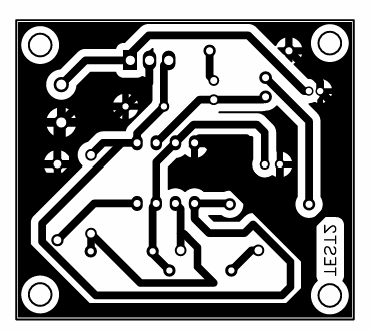
#> input picture AI_Model_Defect_2/design/TEST1.png, 372 x 332 px; its folder holds only this picture in this run
$ python -i pcb_compare.py   (imports and definitions only)   (older library calls are emulated)
#> lines starting #> are read from the running program, lines starting #| are printed output that depends on the picture; after the words box and inside, x2 and y2 are one past the last pixel; in counts of white or black regions, pixels touching at a corner belong together
# ==========================================================================================
# pcb_compare.py — เปรียบเทียบ "mask ลายทองแดงที่โมเดลทำนาย" กับ "ไฟล์ต้นแบบ (design)"
#   1) โหลด/ทำความสะอาด design + mask (รองรับ design ทองแดงสีดำหรือสีขาว, auto)
#   2) จัดตำแหน่งอัตโนมัติ: หมุนได้ทุกมุม + กลับซ้าย-ขวา (mirror) + ปรับสเกล + เลื่อน + perspective
#   3) หาจุดต่าง (candidate) ระหว่างสองลาย
#   4) สกัด feature เชิงรูปทรง/การเชื่อมต่อ (topology) ของแต่ละจุด
#   5) จำแนกด้วยโมเดล AI (RandomForest) → open / short / minor / normal
# ใช้ได้ทั้งใน notebook และ FastAPI บน Raspberry Pi 5 (ต้องการแค่ numpy, opencv, scikit-image, scikit-learn)
# ==========================================================================================
import os
import json
import time
import math
import cv2
import numpy as np
from skimage.morphology import skeletonize

CLASSES = ["open", "short", "minor", "normal"]          # normal = ไม่ใช่ตำหนิ (false alarm)
CLASS_COLORS = {"open": (0, 0, 255), "short": (255, 0, 255), "minor": (0, 200, 255), "normal": (160, 160, 160)}
CANON_LONG = 512                                         # ความยาวด้านยาวของ "กรอบมาตรฐาน" ที่ใช้เปรียบเทียบ (px)


# ---------------------------------------------------------------------------------------
# ยูทิลิตี้
# ---------------------------------------------------------------------------------------
def disk(r):
    r = max(0, int(round(r)))
    return cv2.getStructuringElement(cv2.MORPH_ELLIPSE, (2 * r + 1, 2 * r + 1))


def dil(m, r):
    return cv2.dilate(m, disk(r)) if r >= 0.5 else m.copy()


def ero(m, r):
    return cv2.erode(m, disk(r)) if r >= 0.5 else m.copy()


def remove_small(m01, min_area):
    m01 = m01.astype(np.uint8)
    if min_area <= 1:
        return m01
    n, lab, st, _ = cv2.connectedComponentsWithStats(m01, connectivity=8)
    keep = np.zeros(n, np.uint8)
    keep[1:] = st[1:, cv2.CC_STAT_AREA] >= min_area
    return keep[lab]


# [11 lines left out: function fill_small_holes, not called in this run]


def _read_gray(src):
    if isinstance(src, str):
        img = cv2.imread(src, cv2.IMREAD_UNCHANGED)
        if img is None:
            raise FileNotFoundError(src)
    else:
        img = np.asarray(src)
    if img.ndim == 3:
        if img.shape[2] == 4:                       # PNG โปร่งใส → วางบนพื้นขาว
            a = img[..., 3:4].astype(np.float32) / 255
            img = (img[..., :3] * a + 255 * (1 - a)).astype(np.uint8)
        img = cv2.cvtColor(img, cv2.COLOR_BGR2GRAY)
    if img.dtype != np.uint8:                        # probability map 0..1
        img = np.clip(img.astype(np.float32) * (255 if img.max() <= 1.0 else 1), 0, 255).astype(np.uint8)
    return img


def load_mask(src, thr=64):
    """mask จากโมเดลแยกทองแดง: ขาว = ทองแดง (ค่า >= thr ถือเป็นทองแดง; label 128 'ไม่แน่ใจ' นับเป็นทองแดง)"""
    return (_read_gray(src) >= thr).astype(np.uint8)


def _trim_uniform(b01, frac=0.995):
    """ตัดขอบที่เป็นสีเดียวกันทั้งแถว/คอลัมน์ออก (ขอบกระดาษ/ขอบว่างของไฟล์ export)"""
    H, W = b01.shape
    bg = np.bincount([b01[0, 0], b01[0, -1], b01[-1, 0], b01[-1, -1]], minlength=2).argmax()
    rows = (b01 == bg).mean(1) < frac
    cols = (b01 == bg).mean(0) < frac
    if rows.sum() < 10 or cols.sum() < 10:
        return b01, (0, 0, W, H)
    y0, y1 = np.where(rows)[0][[0, -1]]
    x0, x1 = np.where(cols)[0][[0, -1]]
    return b01[y0:y1 + 1, x0:x1 + 1], (int(x0), int(y0), int(x1 - x0 + 1), int(y1 - y0 + 1))


def _drop_frame(m01, band_frac=0.05, thick_px=None):
    """
    ลบเส้นกรอบบอร์ด (board outline) ที่พิมพ์ติดมากับไฟล์ต้นแบบ:
      1) ก้อนทองแดงบางๆ ที่แตะขอบทั้ง 4 ด้าน
      2) เส้นตรงยาวบางๆ ที่วิ่งขนานขอบภาพ (อยู่ในแถบ band_frac ของขอบ)
    """
    H, W = m01.shape
    n, lab, st, _ = cv2.connectedComponentsWithStats(m01, connectivity=8)
    out = m01.copy()
    for k in range(1, n):
        x, y, w, h, a = st[k]
        if w >= 0.97 * W and h >= 0.97 * H and a < 0.12 * W * H:
            out[lab == k] = 0
    t = thick_px or max(4, int(round(0.012 * max(H, W))))       # เส้นที่บางกว่านี้ = เส้นกรอบ
    band = max(3, int(band_frac * min(H, W)))
    zone = np.zeros_like(out)
    zone[:band, :] = 1
    zone[-band:, :] = 1
    zone[:, :band] = 1
    zone[:, -band:] = 1
    hl = cv2.morphologyEx(out, cv2.MORPH_OPEN, cv2.getStructuringElement(cv2.MORPH_RECT, (max(3, int(0.3 * W)), 1)))
    vl = cv2.morphologyEx(out, cv2.MORPH_OPEN, cv2.getStructuringElement(cv2.MORPH_RECT, (1, max(3, int(0.3 * H)))))
    thick_v = cv2.morphologyEx(out, cv2.MORPH_OPEN, cv2.getStructuringElement(cv2.MORPH_RECT, (1, t)))
    thick_h = cv2.morphologyEx(out, cv2.MORPH_OPEN, cv2.getStructuringElement(cv2.MORPH_RECT, (t, 1)))
    frame = ((hl & (1 - thick_v)) | (vl & (1 - thick_h))) & zone
    frame = cv2.dilate(frame, np.ones((3, 3), np.uint8)) & out & (1 - (thick_v & thick_h))
    out[frame > 0] = 0
    return remove_small(out, max(4, int(0.0002 * H * W)))


def load_design(src, copper="auto", trim=True, drop_frame=True):
    """
    โหลดไฟล์ต้นแบบ (PNG/JPG ขาว-ดำ จาก KiCad/EasyEDA/ไฟล์พิมพ์ลาย)
    copper: "black" = ทองแดงเป็นสีดำ, "white" = ทองแดงเป็นสีขาว, "auto" = ลองทั้งสองแบบตอนจัดตำแหน่ง
    คืน dict {variants: [(ชื่อ, mask 0/1)], crop}
    """
    gray = _read_gray(src)
    _, bw = cv2.threshold(gray, 0, 1, cv2.THRESH_BINARY + cv2.THRESH_OTSU)
    crop = (0, 0, bw.shape[1], bw.shape[0])
    if trim:
        bw, crop = _trim_uniform(bw)
    variants = []
    for pol in (["black", "white"] if copper == "auto" else [copper]):
        m = (1 - bw) if pol == "black" else bw.copy()
        m = m.astype(np.uint8)
        if drop_frame:
            m = _drop_frame(m)
        variants.append((pol, m))
    return dict(variants=variants, crop=crop, src_shape=gray.shape)


# [38 lines left out: functions to_canon, trace_width, _main_copper, _hull_area, not called in this run]


# ---------------------------------------------------------------------------------------
# การจัดตำแหน่ง (alignment): หมุนทุกมุม + mirror + สเกล + เลื่อน → ECC affine → ECC homography
# A (3x3) = การแปลงพิกัดจาก "กรอบมาตรฐานของ design" → "พิกัดภาพ mask"
# ---------------------------------------------------------------------------------------
def _M3(M2):
    return np.vstack([M2, [0, 0, 1]]).astype(np.float64)


def _blurf(m, sigma):
    f = m.astype(np.float32)
    return cv2.GaussianBlur(f, (0, 0), sigma) if sigma > 0 else f


# [17 lines left out: functions _rot_canvas, warp_to_canon, not called in this run]


def warp_mask_to_canon(T, A, canon_shape):
    w = warp_to_canon(T, A, canon_shape)
    return (w >= 0.5).astype(np.uint8)


# [100 lines left out: functions match_score, align_quality, _coarse_search, _ecc, _sane, not called in this run]


def _angle_diff(a, b):
    d = abs(a - b) % 360
    return min(d, 360 - d)


# [96 lines left out: functions align, design_as_seen, not called in this run]


# ---------------------------------------------------------------------------------------
# หาจุดต่าง (candidates) + feature
# ---------------------------------------------------------------------------------------
FEATURE_NAMES = [
    "area_miss", "area_extra", "miss_skel_len", "miss_depth", "extra_out",
    "nets_bridged_local", "nets_bridged_global", "split_local", "split_global",
    "width_min", "width_mean", "extra_width_max", "bbox_long", "bbox_aspect",
    "region_solidity", "miss_frac_local", "extra_frac_local", "near_border", "align_score",
    "extra_touch_nets", "gap_local", "unc_frac",
]


# [7 lines left out: function _touch_nets, not called in this run]


class Comparator:
    """เตรียมข้อมูลของการเปรียบเทียบหนึ่งคู่ (design canon D กับ mask ที่ดัดแล้ว Tc)"""

    # [258 lines left out: functions __init__, _drill_holes, _fragments_global, candidates, features, rule_predict, not called in this run]


class DefectClassifier:
    """ตัวจำแนกตำหนิด้วย AI (RandomForest) หรือกฎตั้งต้น"""

    # [482 lines left out: functions __init__, load, save, fit, predict, match_best_design and 13 more, not called in this run]

>>> import cv2
>>> picture = cv2.imread('design/TEST1.png')
#> picture is the input picture: shape (332, 372, 3); min 0, max 255, mean 134.9
>>> result = load_design(picture)
#> in load_design, `_, bw = cv2.threshold(gray, 0, 1, cv2.THRESH_BINARY + cv2.THRESH_OTSU)`:
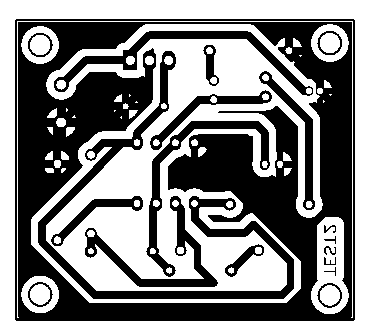
#> bw: shape (332, 372); values 0 (black) and 1 (white), 52.3% white; 19 black regions, largest, box (x1, y1, x2, y2) and area: (15, 19, 355, 321) 41534, (38, 51, 294, 299) 5988, (54, 31, 313, 96) 2446
#> in _trim_uniform, `bg = np.bincount([b01[0, 0], b01[0, -1], b01[-1, 0], b01[-1, -1]], min..`: bg = 1
#> in _trim_uniform, `y0, y1 = np.where(rows)[0][[0, -1]]`: y0 = 19; y1 = 320
#> in _trim_uniform, `x0, x1 = np.where(cols)[0][[0, -1]]`: x0 = 15; x1 = 354
#> in load_design, `bw, crop = _trim_uniform(bw)`:
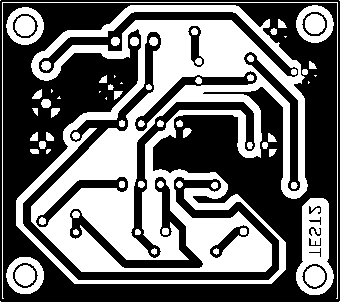
#> bw: shape (302, 340); values 0 (black) and 1 (white), 42.6% white; 74 white regions (14 under 20 px), largest, box (x1, y1, x2, y2) and area: (16, 5, 308, 284) 35226, (296, 198, 334, 295) 2075, (2, 2, 338, 299) 930
#> in load_design, `bw, crop = _trim_uniform(bw)`: crop = (15, 19, 340, 302)
#> the loop in load_design, `for pol in (["black", "white"] if copper == "auto" else [copper]):` made 2 passes
#> pass 1, in _drop_frame, `n, lab, st, _ = cv2.connectedComponentsWithStats(m01, connectivity=8)`:
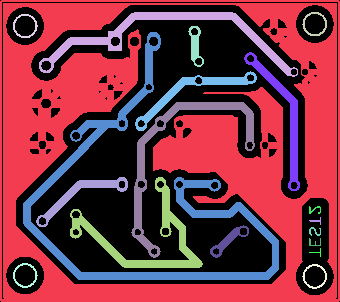
#> lab: shape (302, 340) int32; 20 distinct labels, from 0 to 19; one colour per label, 0 black
#> pass 1, in _drop_frame, `hl = cv2.morphologyEx(out, cv2.MORPH_OPEN, cv2.getStructuringElement(c..`:
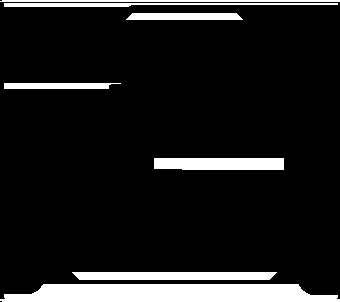
#> hl: shape (302, 340); values 0 (black) and 1 (white), 11.1% white; 7 white regions, largest, box (x1, y1, x2, y2) and area: (0, 284, 340, 302) 5296, (72, 272, 277, 280) 1584, (154, 158, 284, 170) 1532
#> pass 1, in _drop_frame, `vl = cv2.morphologyEx(out, cv2.MORPH_OPEN, cv2.getStructuringElement(c..`:
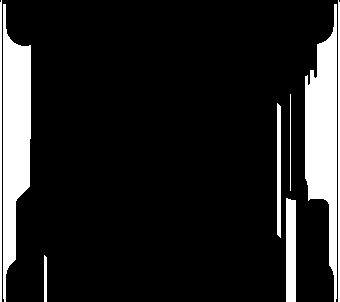
#> vl: shape (302, 340); values 0 (black) and 1 (white), 13.4% white; 8 white regions, largest, box (x1, y1, x2, y2) and area: (305, 4, 337, 302) 5404, (3, 4, 31, 302) 5328, (286, 198, 296, 302) 1027
#> after the loop in load_design, `for pol in (["black", "white"] if copper == "auto" else [copper]):`: variants = 2 items
#> result = 3 items
